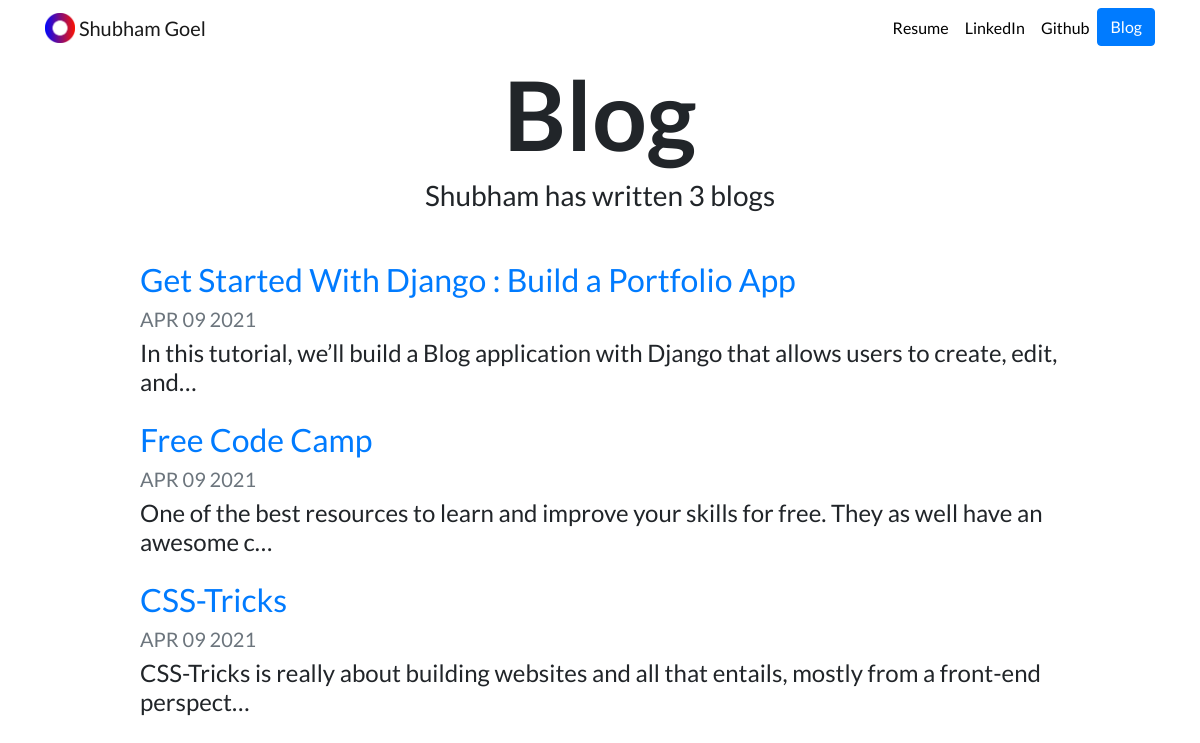
Screenshot of /blog/ with the database file from the repository.
### blog/models.py (models this page shows, shortened)
class Blog(models.Model):
    title = models.CharField(max_length=100)
    description = models.CharField(max_length=500)
    date = models.DateField()

### blog/views.py (the view)
# urls.py: path('',views.all_blogs,name='all_blogs'),
def all_blogs(request):
    blogs = Blog.objects.order_by('-date')
    return render(request,'blog/all_blogs.html',{'blogs':blogs})

### blog/templates/blog/all_blogs.html
{% extends 'portfolio/base.html' %}
{% load static %}
{% block content %}
<h1 id="blogtitle" class="font-weight-bold text-center">Blog</h1>
<h3 class="text-center mb-5">Shubham has written {{ blogs.count }} blog{{ blogs.count|pluralize }}</h3>
{% for blog in blogs %}
<div class="row justify-content-center my-3">
    <div class="col-md-10">
    <a href="{% url 'blog:detail' blog.id %}">
        <h2>{{ blog.title }}</h2>
    </a>
        <h5 class="text-muted">{{ blog.date|date:'M d Y'|upper }}</h5>
        <h4>{{ blog.description|striptags|truncatechars:100 }}</h4>
    </div>
</div>
{% endfor %}
{% endblock %}

### portfolio/static/portfolio/custom.css (style rules this page uses)
body { font-family: 'Lato', sans-serif; }
#blogtitle { font-size: 6rem; }

### rows the page displays
Blog: title "Get Started With Django : Build a Portfolio App", date "APR 09 2021", description "In this tutorial, we’ll build a Blog application with Django that allows users to create, edit, and…"
Blog: title "Free Code Camp", date "APR 09 2021", description "One of the best resources to learn and improve your skills for free. They as well have an awesome c…"
Blog: title "CSS-Tricks", date "APR 09 2021", description "CSS-Tricks is really about building websites and all that entails, mostly from a front-end perspect…"

### other values shown
{{ blogs.count }} "3"
